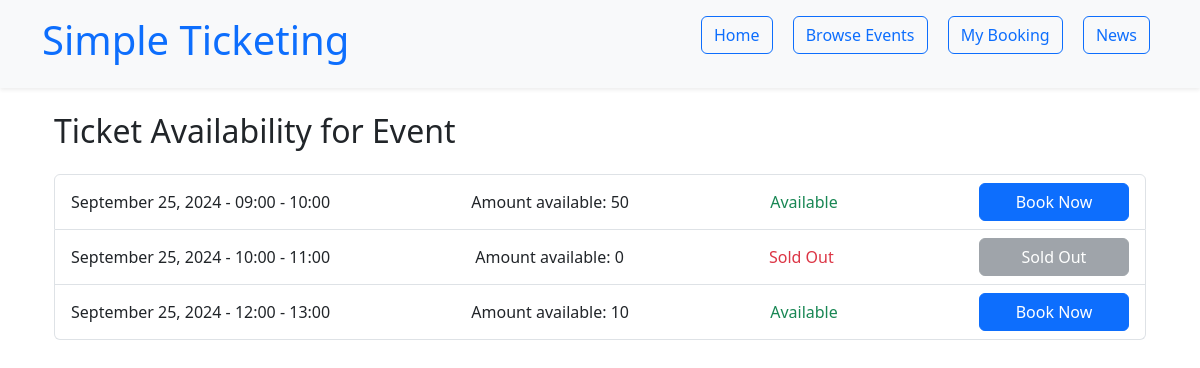
/availability/1, run on an earlier commit of the app's database.
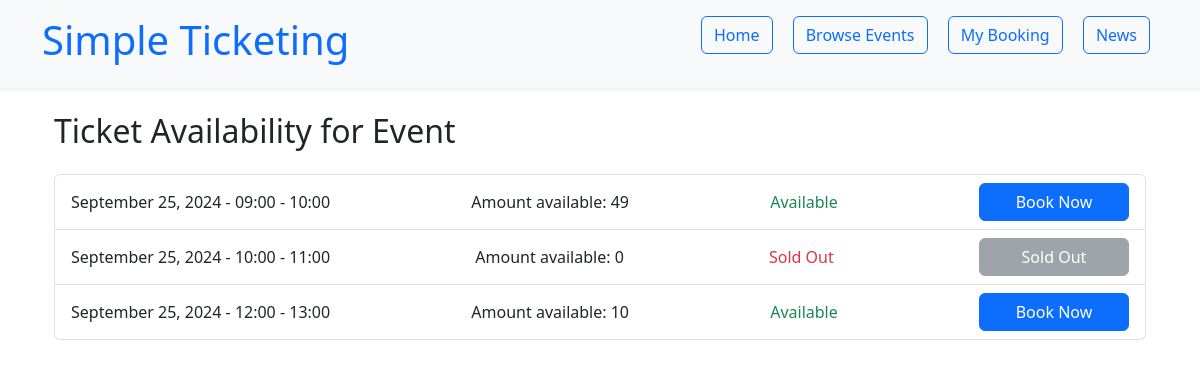
And on a later commit of the database.
### project/objects.py (models this page shows)
class Ticketing(db.Model):
    id = db.Column(db.Integer, primary_key=True)
    event_id = db.Column(db.Integer, db.ForeignKey('event.id'), nullable=False)
    date = db.Column(db.String(50), nullable=False)
    time_slot = db.Column(db.String(20), nullable=False)
    available_tickets = db.Column(db.Integer, nullable=False)
    booked_quantity = db.Column(db.Integer, nullable=True, default=0)
    email = db.Column(db.String(100), nullable=True)

### project/app.py (the view)
@app.route('/availability/<int:event_id>')
def availability(event_id):
    tickets = Ticketing.query.filter_by(event_id=event_id).all()
    return render_template('availability.html', tickets=tickets)

### project/templates/availability.html (shortened to what this page needs)
{% extends 'layout.html' %}
{% block content %}
<div class="container">
  <h2 class="mb-4">Ticket Availability for Event</h2>
  <ul class="list-group">
    {% for ticket in tickets %}
    <li class="list-group-item d-flex justify-content-between align-items-center">
      <span>{{ ticket.date }} - {{ ticket.time_slot }}</span>
      <span>Amount available: {{ticket.available_tickets}}</span>
      <span class="{% if ticket.available_tickets > 0 %}text-success{% else %}text-danger{% endif %}">
        {% if ticket.available_tickets > 0 %}Available{% else %}Sold Out{% endif %}
      </span>
      <a href="{{ url_for('app.payment', ticket_id=ticket.id) }}"
         class="btn {% if ticket.available_tickets > 0 %}btn-primary{% else %}btn-secondary disabled{% endif %}"
         {% if ticket.available_tickets == 0 %}disabled{% endif %}>
        {% if ticket.available_tickets > 0 %}Book Now{% else %}Sold Out{% endif %}
      </a>
    </li>
    {% endfor %}
  </ul>
</div>
{% endblock %}

What changed in the data, as far as the page shows it:
changed Ticketing (number 1 of 3 on the later page): available_tickets "50" → "49"
